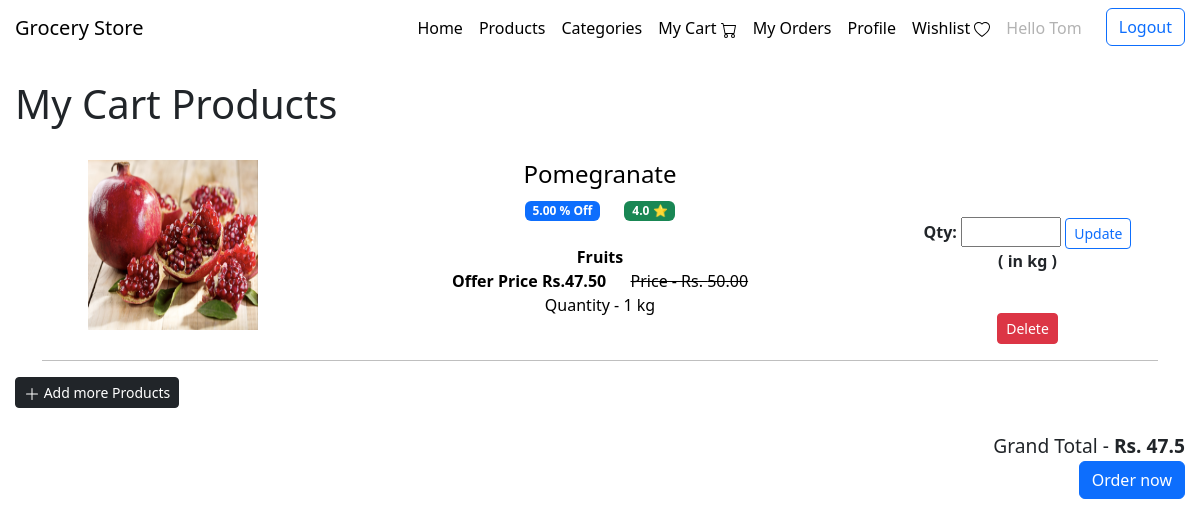
Page /mycart (signed in) on the committed database.
### application/models.py (models this page shows)
class User(db.Model, UserMixin):
    __tablename__ = 'user'
    id = db.Column(db.Integer(), primary_key = True, nullable = False, autoincrement=True)
    name = db.Column(db.String(50), nullable=False)
    username = db.Column(db.String(50), nullable=False, unique=True)
    password = db.Column(db.String(50), nullable=False)
    email = db.Column(db.String(), unique = True)
    mobile = db.Column(db.Integer(), unique=True)
    address = db.Column(db.String(250))
    role = db.Column(db.String(5), nullable=False, default='user')
    orders = db.relationship('Order', backref='user', lazy = True)
    cart_products = db.relationship('Cart', backref='user', lazy = True)
    wishlist = db.relationship('Wishlist', backref='user', lazy = True)
    vouchers = db.relationship('Voucher', backref='user', lazy = True)

class Product(db.Model):
    __tablename__ = 'product'
    p_id = db.Column(db.Integer(), primary_key = True, autoincrement=True)
    p_name = db.Column(db.String(50), nullable=False, unique = True)
    unit = db.Column(db.String(), nullable = False)
    price = db.Column(db.Numeric(6,2), nullable=False)
    description = db.Column(db.String())
    stock = db.Column(db.Integer(), nullable = False)
    created_at = db.Column(db.DateTime(), nullable=False, default=datetime.now())
    net_weight = db.Column(db.String())
    pkg_date = db.Column(db.String())
    ratings = db.Column(db.Numeric(1,1), default=0)
    image = db.Column(db.String())
    ctg_id  = db.Column(db.Integer(), db.ForeignKey('category.c_id'), nullable=False)
    offer = db.Relationship('Offers', backref='product', uselist=False) # one-to-one relationship

class Offers(db.Model):
    __tablename__ = 'offers'
    offer_id = db.Column(db.Integer(), primary_key = True, autoincrement=True)
    product_id = db.Column(db.Integer(), db.ForeignKey("product.p_id"), unique=True)
    discount = db.Column(db.Numeric(2,2), nullable=False)
    active = db.Column(db.Boolean(), nullable=False, default=True)

class Category(db.Model):
    __tablename__ = 'category'
    c_id = db.Column(db.Integer(), primary_key = True, autoincrement=True)
    c_name = db.Column(db.String(50), nullable=False, unique=True)
    description = db.Column(db.String())
    image = db.Column(db.String())
    products = db.relationship('Product', backref = 'category', cascade = "all,delete", lazy = True)

### application/controllers/user_controls.py (the view, shortened to what this page needs)
@app.route('/mycart', methods=["GET", "POST"])
@login_required
def my_cart():
    cart = Cart.query.filter_by(user_id=current_user.id).all() # type: ignore
    vouchers = Voucher.query.filter_by(user_id = current_user.id, expired=False).all() # type: ignore
    product = []
    for crt in cart:
        prd = crt.products
        if prd:
            if prd.offer:
                if prd.offer.active:
                    product.append((prd.p_name, prd.ratings, prd.category.c_name, prd.price, prd.net_weight, crt.qty, crt.cart_id, crt.product_id, prd.stock, prd.offer.discount, prd.unit, prd.image))
                else:
                    product.append((prd.p_name, prd.ratings, prd.category.c_name, prd.price, prd.net_weight, crt.qty, crt.cart_id, crt.product_id, prd.stock, None, prd.unit, prd.image))
            else:
                product.append((prd.p_name, prd.ratings, prd.category.c_name, prd.price, prd.net_weight, crt.qty, crt.cart_id, crt.product_id, prd.stock, None, prd.unit, prd.image))
    total_cost = 0
    for p in product:
        if p[8]>0 and p[9]:
            discount_price = (((100 - p[9])/100)*p[3])*p[5]
            total_cost += discount_price
        elif p[8]>0:
            total_cost += p[3]*p[5]
        else:
            pass
    voucher = Voucher.query.filter_by(user_id=current_user.id, active=True).first() # type: ignore
    discount = 0
    return render_template('user/cart.html', cart=cart, product=product, total_cost=float(round(total_cost,2)), vouchers=vouchers, discount=float(discount))

### application/controllers/login_controls.py (called while the page is built)
@login_manager.user_loader
def load_user(user_id):
    return User.query.get(user_id)

### templates/user/cart.html (shortened to what this page needs)
<!DOCTYPE html>
<html lang="en">
<head>
    <link href="https://cdn.jsdelivr.net/npm/bootstrap@5.3.0-alpha3/dist/css/bootstrap.min.css" rel="stylesheet">
    <link href="/static/css/style.css" rel="stylesheet">
    <link href="/static/css/cart.css" rel="stylesheet">
</head>
<body>
    {% include 'navbar.html' %}
    <h1>My Cart Products</h1> <br>
    {% if product|length==0 %}
    <h3>No products in your cart. Add the products to check out !!!</h3> <br>
    <a href="/view_product" class="btn btn-secondary"><svg xmlns="http://www.w3.org/2000/svg" width="16" height="16" fill="currentColor" class="bi bi-plus-lg" viewBox="0 0 16 16">
      <path fill-rule="evenodd" d="M8 2a.5.5 0 0 1 .5.5v5h5a.5.5 0 0 1 0 1h-5v5a.5.5 0 0 1-1 0v-5h-5a.5.5 0 0 1 0-1h5v-5A.5.5 0 0 1 8 2Z"/>
    </svg> Add the products in your cart</a>
    {% else %}
    <div class="container text-center">
      {% for i in range(product|length) %}
        <div class="row align-items-start">
          <div class="col-md-3">
            <a href="/view_product/{{product[i][7]}}" id="href-link">
              {% if product[i][11] %}
              <img src="/static/images/{{product[i][11]}}" alt="Product_Image" height="170px" width="170px">
              {% else %}
              <img src="static/image.jpg" alt="Product_Image" height="170px" width="170px">
              {% endif %}
            </a>
          </div>
          <div class="col-md-6">
            <a href="/view_product/{{product[i][7]}}" id="href-link">
            <h4>{{product[i][0]}}  </h4> {% if product[i][9] %}
                <span class="badge text-bg-primary">{{ product[i][9] }} % Off</span> &emsp;
            {% endif %}
            <span class="badge text-bg-success"> {{product[i][1]}} ⭐</span> <br>
            <br>
            {% set unit = product[i][10].split('/') %}
            <strong> {{product[i][2]}} </strong><br>
            {% if product[i][9] %}
              <strong>Offer Price Rs.{{ "%.2f"|format(((100-product[i][9]) /100) * product[i][3]) }}</strong> &emsp; <del><span>Price - Rs. {{product[i][3]}} </span></del>
            {% else %}
              <span>Price - Rs. {{product[i][3]}} </span>
            {% endif %} <br>
            {% if product[i][8]>1 %}
            Quantity - {{product[i][5]}} {{unit[1]}} <br>
            {% endif %}
            </a>
          </div>
          <div class="col-md-3" style="margin-top: 5%;">
            <form action="/mycart/{{product[i][6]}}" method="post">
              <label for="qty"><strong>Qty: </strong></label>
              <input type="number" name="qty" id="qty" min="1" style="width: 100px; height:30px" required>
              <input type="submit" class="btn btn-outline-primary btn-sm" value="Update">
            </form>
            <p><strong>( in {{unit[1]}} )</strong></p>
            <br>
            <a href="/mycart/{{product[i][6]}}/delete" class="btn btn-danger btn-sm">Delete</a>
          </div>
        </div>
        <hr style="margin-bottom: 16px; color: black;">
        {% endfor %}
    </div>
    <a href="/view_product" class="btn btn-dark btn-sm">
      <svg xmlns="http://www.w3.org/2000/svg" width="16" height="16" fill="currentColor" class="bi bi-plus-lg" viewBox="0 0 16 16">
      <path fill-rule="evenodd" d="M8 2a.5.5 0 0 1 .5.5v5h5a.5.5 0 0 1 0 1h-5v5a.5.5 0 0 1-1 0v-5h-5a.5.5 0 0 1 0-1h5v-5A.5.5 0 0 1 8 2Z"/>
    </svg> Add more Products</a> <br> <br>
    <div id="total_cost">
      Grand Total  - <strong>Rs. {{total_cost}}</strong> <br>
    </div>
    <div id="order_now">
      <form action="/orderpage" method="POST">
        <input type="submit" class="btn btn-primary" value="Order now">
      </form>
    </div>
    {% endif %}
</body>
</html>

### templates/navbar.html (shortened to what this page needs)
<!DOCTYPE html>
<html lang="en">
<head>
    <link href="https://cdn.jsdelivr.net/npm/bootstrap@5.3.0-alpha3/dist/css/bootstrap.min.css" rel="stylesheet">
</head>
<body>
<nav class="navbar navbar-expand-lg top bg-body-primary">
    <a class="navbar-brand" href="/">Grocery Store</a>
    <div class="offcanvas offcanvas-start" tabindex="-1" id="navbarOffcanvasLg" aria-labelledby="navbarOffcanvasLgLabel">
        <div class="offcanvas-body">
          <ul class="navbar-nav justify-content-end flex-grow-1 pe-3">
                <li class="nav-item">
                    <a class="nav-link active" aria-current="page" href="/">Home</a>
                </li>
                <li class="nav-item">
                  <a class="nav-link active" aria-current="page" href="/view_product">Products</a>
                </li>
                <li class="nav-item">
                  <a class="nav-link active" href="/view_category">Categories</a>
                </li>
                <li class="nav-item">
                  <a class="nav-link active" href="/mycart">My Cart
                  </a>
                </li>
                <li class="nav-item">
                  <a class="nav-link active" href="/myorders">My Orders</a>
                </li>
                <li class="nav-item">
                  <a class="nav-link active" href="/myprofile">Profile</a>
                </li>
                <li class="nav-item">
                  <a class="nav-link active" href="/wishlist">Wishlist
                  </a>
                </li>
                {% if current_user.is_authenticated %}
                <li class="nav-item">
                  <a class="nav-link disabled">Hello {{current_user.name}}</a>
                </li>
                {% endif %}
            </ul>
              {% if current_user.is_authenticated %}
              <a href="/logout">
                <button class="btn btn-outline-primary" type="submit">Logout</button>
              </a>
              {% else %}
              <a href="/login">
                <button class="btn btn-outline-primary" type="submit">Log In</button>
              </a>
              {% endif %}
        </div>
    </div>
  </nav> <br>
</body>
</html>

### static/css/style.css (style rules this page uses)
body { padding-left: 15px; padding-right: 15px; }

### static/css/cart.css (style rules this page uses)
#href-link { text-decoration: solid; color: black; }
#total_cost { text-align:right; font-size: larger; }
#order_now { text-align:right; }

### rows in the picture
User: name "Tom"
Product: image (picture), p_name "Pomegranate", ratings "4.0", price "50.00"
Offers: discount "5.00", ((100-product[i][9])/100)*product[i][3] "47.50"
Category: c_name "Fruits"

### other values in the picture
{{ product[i][5] }} "1"
{{ unit[1] }} "kg"
{{ total_cost }} "47.5"
